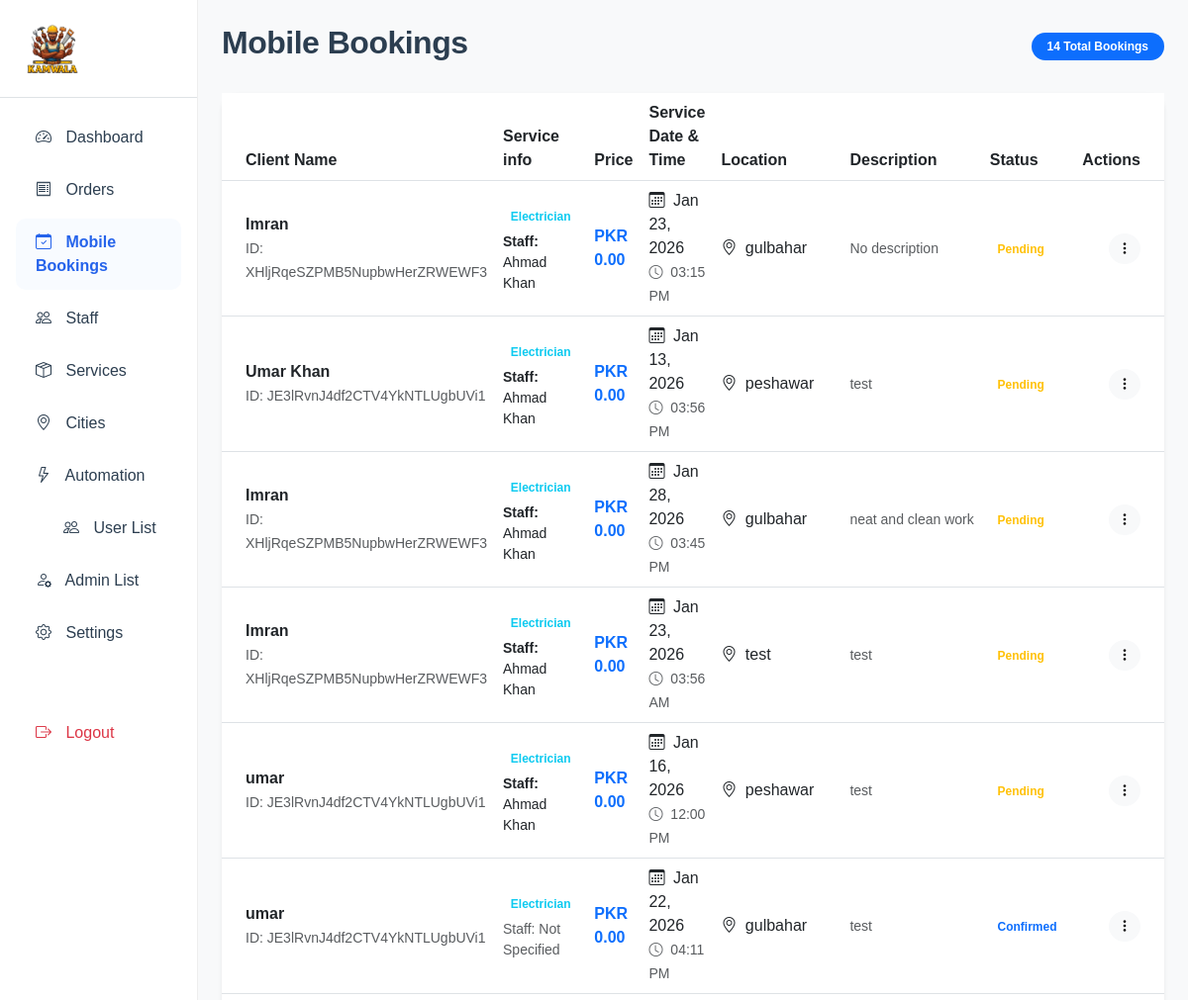
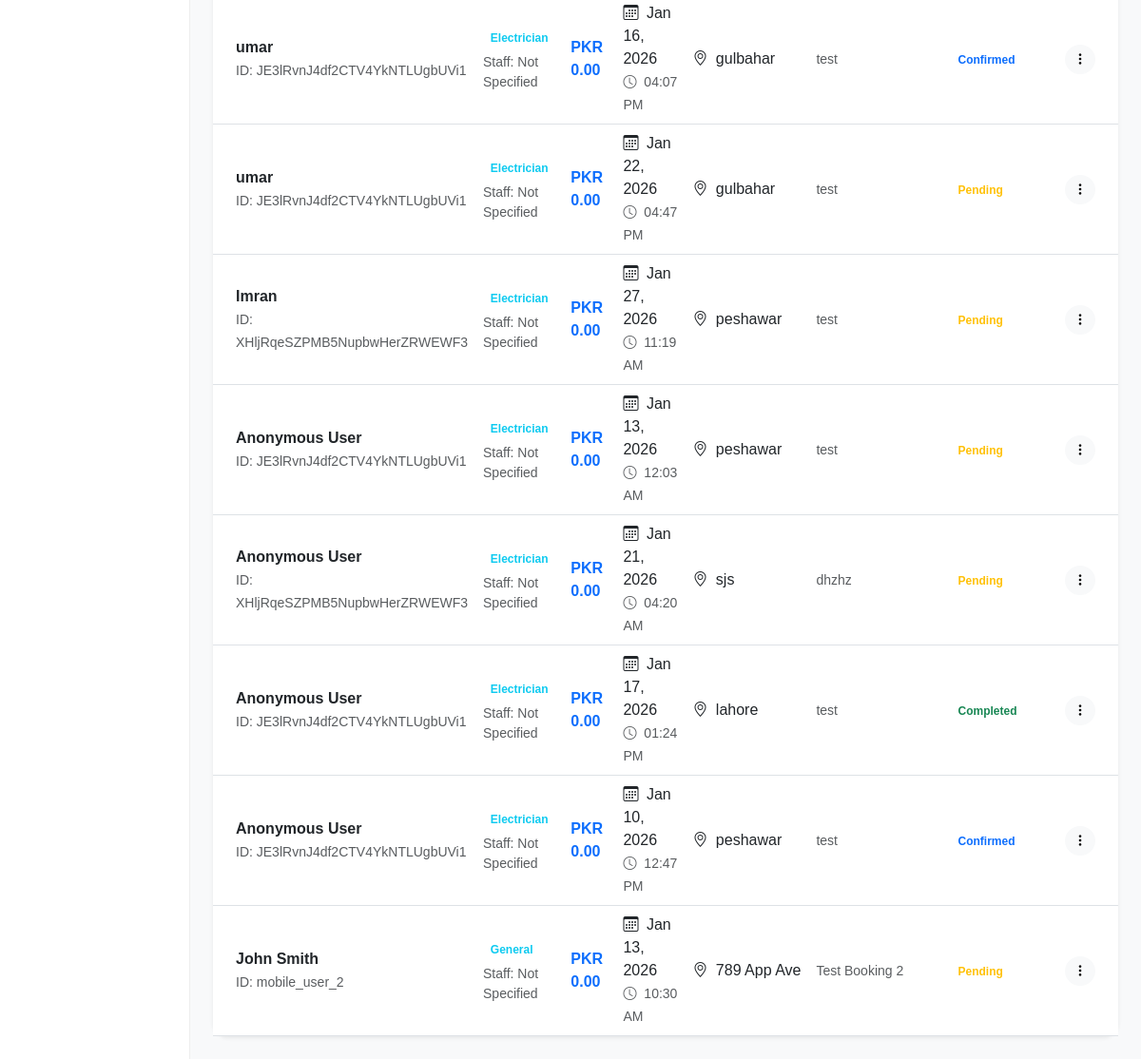
/admin/bookings.php (signed in), run on the app's committed database (2 pictures, top to bottom).
### tables this page shows
CREATE TABLE `bookings` (
  `id` int(11) NOT NULL,
  `user_id` varchar(255) NOT NULL,
  `user_name` varchar(255) NOT NULL,
  `provider_id` varchar(255) DEFAULT NULL,
  `provider_name` varchar(255) DEFAULT NULL,
  `service_type` varchar(255) DEFAULT NULL,
  `price` decimal(10,2) DEFAULT NULL,
  `booking_date` date NOT NULL,
  `booking_time` time NOT NULL,
  `location` text NOT NULL,
  `description` text DEFAULT NULL,
  `status` enum('pending','confirmed','cancelled','completed') DEFAULT 'pending',
  `created_at` timestamp NOT NULL DEFAULT current_timestamp()
);

### admin/bookings.php (the view, shortened to what this page needs)
<?php
require_once '../includes/db.php';
require_once 'includes/header.php';
?>
<div class="d-flex justify-content-between align-items-center mb-4">
    <h2 class="fw-bold">Mobile Bookings</h2>
    <div class="badge bg-primary rounded-pill px-3 py-2">
        <?php
        $count_res = $conn->query("SELECT COUNT(*) as total FROM bookings");
        $count_data = $count_res->fetch_assoc();
        echo $count_data['total'] . " Total Bookings";
        ?>
    </div>
</div>
<div class="card border-0 shadow-sm rounded-4">
    <div class="card-body p-0">
        <div class="table-responsive">
            <table class="table table-hover align-middle mb-0">
                <thead class="bg-light">
                    <tr>
                        <th class="ps-4">Client Name</th>
                        <th>Service info</th>
                        <th>Price</th>
                        <th>Service Date & Time</th>
                        <th>Location</th>
                        <th>Description</th>
                        <th>Status</th>
                        <th class="text-end pe-4">Actions</th>
                    </tr>
                </thead>
                <tbody>
                    <?php
                    $query = "SELECT b.*, s.name as db_staff_name
                              FROM bookings b
                              LEFT JOIN staff s ON b.provider_id = s.id
                              ORDER BY b.created_at DESC";
                    $result = $conn->query($query);
                    if ($result->num_rows > 0):
                        while ($row = $result->fetch_assoc()):
                            $status_class = '';
                            switch ($row['status']) {
                                case 'pending': $status_class = 'bg-warning-soft text-warning'; break;
                                case 'confirmed': $status_class = 'bg-primary-soft text-primary'; break;
                                case 'completed': $status_class = 'bg-success-soft text-success'; break;
                            }
                    ?>
                        <tr id="booking-row-<?php echo $row['id']; ?>">
                            <td class="ps-4">
                                <div class="fw-bold text-dark"><?php echo htmlspecialchars($row['user_name']); ?></div>
                                <small class="text-muted">ID: <?php echo htmlspecialchars($row['user_id']); ?></small>
                            </td>
                            <td>
                                <div class="badge bg-info-soft text-info rounded-pill">
                                    <?php echo htmlspecialchars($row['service_type'] ?: 'General'); ?>
                                </div>
                                <?php if($row['provider_name']): ?>
                                    <div class="small text-dark mt-1"><strong>Staff:</strong> <?php echo htmlspecialchars($row['provider_name']); ?></div>
                                <?php elseif($row['db_staff_name']): ?>
                                    <div class="small text-dark mt-1"><strong>Staff:</strong> <?php echo htmlspecialchars($row['db_staff_name']); ?></div>
                                <?php else: ?>
                                    <div class="small text-muted mt-1">Staff: Not Specified</div>
                                <?php endif; ?>
                            </td>
                            <td>
                                <span class="fw-bold text-primary">PKR <?php echo number_format($row['price'], 2); ?></span>
                            </td>
                            <td>
                                <div><i class="bi bi-calendar3 me-1"></i> <?php echo date('M d, Y', strtotime($row['booking_date'])); ?></div>
                                <small class="text-muted"><i class="bi bi-clock me-1"></i> <?php echo date('h:i A', strtotime($row['booking_time'])); ?></small>
                            </td>
                            <td>
                                <div class="text-truncate" style="max-width: 200px;">
                                    <i class="bi bi-geo-alt me-1"></i> <?php echo htmlspecialchars($row['location']); ?>
                                </div>
                            </td>
                            <td>
                                <div class="text-muted small text-truncate" style="max-width: 150px;">
                                    <?php echo htmlspecialchars($row['description'] ?: 'No description'); ?>
                                </div>
                            </td>
                            <td>
                                <span class="badge <?php echo $status_class; ?> rounded-pill status-badge" id="status-<?php echo $row['id']; ?>">
                                    <?php echo ucfirst($row['status']); ?>
                                </span>
                            </td>
                            <td class="text-end pe-4">
                                <div class="dropdown">
                                    <button class="btn btn-light btn-sm rounded-circle" type="button" data-bs-toggle="dropdown">
                                        <i class="bi bi-three-dots-vertical"></i>
                                    </button>
                                </div>
                            </td>
                        </tr>
                    <?php
                        endwhile;
                    endif; ?>
                </tbody>
            </table>
        </div>
    </div>
</div>
<?php require_once 'includes/footer.php'; ?>

### assets/css/style.css (style rules this page uses)
:root { --primary-color: #2563EB; --secondary-color: #f8f9fa; --accent-color: #6fcbe0; --text-dark: #2c3e50; --text-light: #8c9091; --white: #ffffff; --glass-bg: rgba(255, 255, 255, 0.9); --glass-border: rgba(255, 255, 255, 0.5); --shadow-soft: 0 10px 40px rgba(97, 73, 157, 0.1); --shadow-hover: 0 20px 50px rgba(97, 73, 157, 0.2); --radius-lg: 20px; --radius-md: 12px; --font-main: 'Poppins', sans-serif; }
body { font-family: var(--font-main); background-color: var(--secondary-color); color: var(--text-dark); -webkit-font-smoothing: antialiased; }
h1, h2, h3, h4, h5, h6 { font-weight: 600; letter-spacing: -0.5px; }

### data on the page
bookings: user_name "Imran", user "XHljRqeSZPMB5NupbwHerZRWEWF3", service_type "Electrician", provider_name "Ahmad Khan", price "0.00", booking_date "Jan 23, 2026", booking_time "03:15 PM", location "gulbahar", description "No description", status "Pending"
bookings: user_name "Umar Khan", user "JE3lRvnJ4df2CTV4YkNTLUgbUVi1", service_type "Electrician", provider_name "Ahmad Khan", price "0.00", booking_date "Jan 13, 2026", booking_time "03:56 PM", location "peshawar", description "test", status "Pending"
bookings: user_name "Imran", user "XHljRqeSZPMB5NupbwHerZRWEWF3", service_type "Electrician", provider_name "Ahmad Khan", price "0.00", booking_date "Jan 28, 2026", booking_time "03:45 PM", location "gulbahar", description "neat and clean work", status "Pending"
bookings: user_name "Imran", user "XHljRqeSZPMB5NupbwHerZRWEWF3", service_type "Electrician", provider_name "Ahmad Khan", price "0.00", booking_date "Jan 23, 2026", booking_time "03:56 AM", location "test", description "test", status "Pending"
bookings: user_name "umar", user "JE3lRvnJ4df2CTV4YkNTLUgbUVi1", service_type "Electrician", provider_name "Ahmad Khan", price "0.00", booking_date "Jan 16, 2026", booking_time "12:00 PM", location "peshawar", description "test", status "Pending"
bookings: user_name "umar", user "JE3lRvnJ4df2CTV4YkNTLUgbUVi1", service_type "Electrician", shows "Staff: Not Specified", price "0.00", booking_date "Jan 22, 2026", booking_time "04:11 PM", location "gulbahar", description "test", status "Confirmed"
bookings: user_name "umar", user "JE3lRvnJ4df2CTV4YkNTLUgbUVi1", service_type "Electrician", shows "Staff: Not Specified", price "0.00", booking_date "Jan 16, 2026", booking_time "04:07 PM", location "gulbahar", description "test", status "Confirmed"
bookings: user_name "umar", user "JE3lRvnJ4df2CTV4YkNTLUgbUVi1", service_type "Electrician", shows "Staff: Not Specified", price "0.00", booking_date "Jan 22, 2026", booking_time "04:47 PM", location "gulbahar", description "test", status "Pending"
bookings: user_name "Imran", user "XHljRqeSZPMB5NupbwHerZRWEWF3", service_type "Electrician", shows "Staff: Not Specified", price "0.00", booking_date "Jan 27, 2026", booking_time "11:19 AM", location "peshawar", description "test", status "Pending"
bookings: user_name "Anonymous User", user "JE3lRvnJ4df2CTV4YkNTLUgbUVi1", service_type "Electrician", shows "Staff: Not Specified", price "0.00", booking_date "Jan 13, 2026", booking_time "12:03 AM", location "peshawar", description "test", status "Pending"
bookings: user_name "Anonymous User", user "XHljRqeSZPMB5NupbwHerZRWEWF3", service_type "Electrician", shows "Staff: Not Specified", price "0.00", booking_date "Jan 21, 2026", booking_time "04:20 AM", location "sjs", description "dhzhz", status "Pending"
bookings: user_name "Anonymous User", user "JE3lRvnJ4df2CTV4YkNTLUgbUVi1", service_type "Electrician", shows "Staff: Not Specified", price "0.00", booking_date "Jan 17, 2026", booking_time "01:24 PM", location "lahore", description "test", status "Completed"
bookings: user_name "Anonymous User", user "JE3lRvnJ4df2CTV4YkNTLUgbUVi1", service_type "Electrician", shows "Staff: Not Specified", price "0.00", booking_date "Jan 10, 2026", booking_time "12:47 PM", location "peshawar", description "test", status "Confirmed"
bookings: user_name "John Smith", user "mobile_user_2", service_type "General", shows "Staff: Not Specified", price "0.00", booking_date "Jan 13, 2026", booking_time "10:30 AM", location "789 App Ave", description "Test Booking 2", status "Pending"

### other printed values
$count_data['total'] "14"
